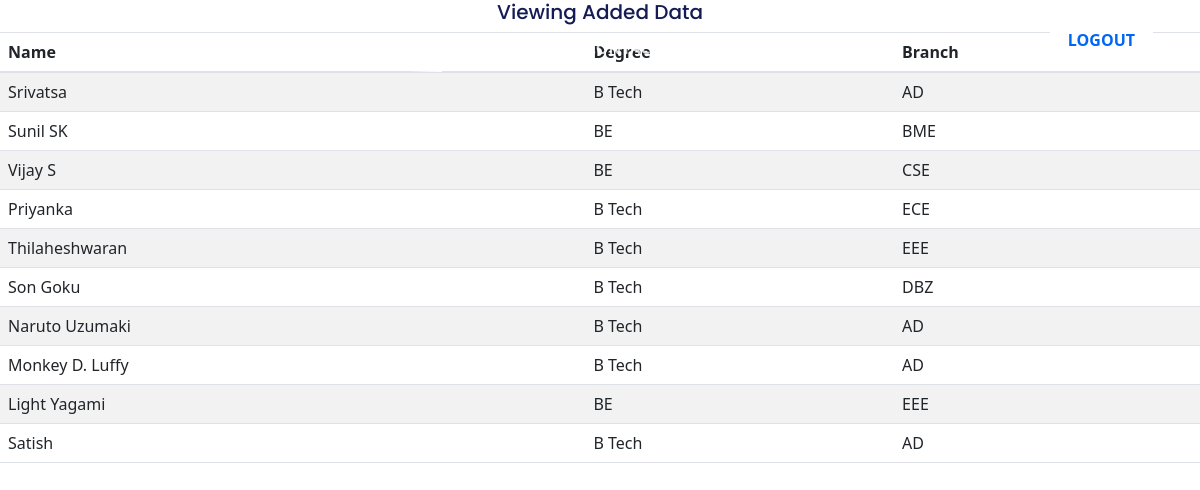
The app's page /viewer, older data.
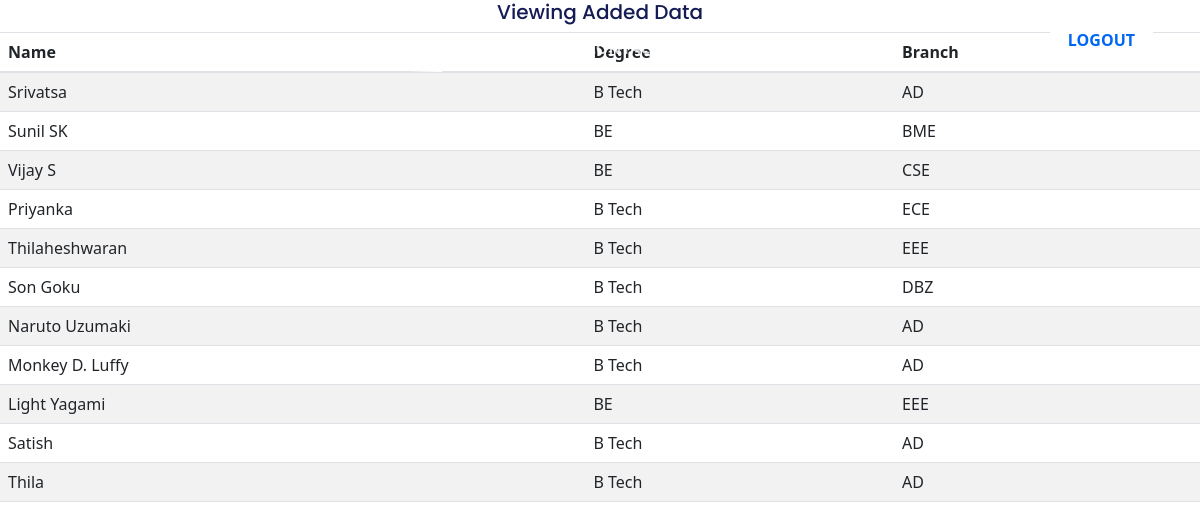
The same page, newer data.
### home/models.py (models this page shows)
class StudentInfo(models.Model):
    name = models.CharField(max_length=200, null=True)
    degree = models.CharField(max_length=200, null=True)
    branch = models.CharField(max_length=200, null=True)
    degreePercentage = models.CharField(max_length=200,null=True)
    yop = models.CharField(max_length=200,null=True)
    linkedin = models.CharField(max_length=200, null=True)
    contact = models.CharField(max_length=200, null=True)
    placementStatus = models.BooleanField(default=False)

### home/views.py (the view)
# urls.py: path('viewer', views.DataViewer, name='viewer'),
def DataViewer(request):
    if request.method == 'POST':
        pass
    else:
        details = StudentInfo.objects.all()
        context = {'details': details}
        return render(request, 'home/viewer.html', context)

### home/templates/home/viewer.html (shortened to what this page needs)
{% extends "base.html" %}
{% block content %}
{% load static %}
<div class="details">
  <div id="personal_details" class="subform">
    <h5 class="d-flex justify-content-center" style="color: #151B54;">Viewing Added Data</h5>
    <div class="table-responsive">
      <table class="table table-striped">
        <thead>
          <tr>
            <th>Name</th>
            <th>Degree</th>
            <th>Branch</th>
          </tr>
        </thead>
        <tbody>
          {% for detail in details %}
          <tr>
            <td>{{ detail.name }}</td>
            <td>{{ detail.degree }}</td>
            <td>{{ detail.branch }}</td>
          </tr>
          {% empty %}
          <tr>
            <td colspan="3">No Data Found</td>
          </tr>
          {% endfor %}
        </tbody>
      </table>
    </div>
  </div>
</div>
{% endblock %}

### static/templates/base.html (shortened to what this page needs)
{% load static %}
<html>
<head>
    <link rel="stylesheet" href="{% static 'css/magnific-popup.css'%}">
    <link rel="stylesheet" href="{% static 'css/slick.css'%}">
    <link rel="stylesheet" href="{% static 'css/LineIcons.css'%}">
    <link rel="stylesheet" href="{% static 'css/bootstrap.min.css'%}">
    <link rel="stylesheet" href="{% static 'css/default.css'%}">
    <link rel="stylesheet" href="{% static 'css/style.css'%}">
    <link href="https://cdn.jsdelivr.net/npm/bootstrap@5.2.3/dist/css/bootstrap.min.css" rel="stylesheet">
    <link rel="stylesheet" href="https://cdnjs.cloudflare.com/ajax/libs/font-awesome/6.4.0/css/all.min.css" />
    <link href="https://cdn.jsdelivr.net/npm/bootstrap@5.3.0-alpha1/dist/css/bootstrap.min.css" rel="stylesheet"
>
</head>
<body>
      <section class="navbar-area">
        <div class="container">
            <div class="row">
                <div class="col-lg-12">
                    <nav class="navbar navbar-expand-lg">
                        <div class="collapse navbar-collapse sub-menu-bar" id="navbarTwo">
                            <ul class="navbar-nav m-auto">
                                <li class="nav-item active"><a class="page-scroll text-decoration-none" href="#home">Home</a></li>
                                <li class="nav-item"><a class="page-scroll text-decoration-none" href="#services">Services</a></li>
                                <li class="nav-item"><a class="page-scroll text-decoration-none" href="#contact">Contact</a></li>
                            </ul>
                        </div>
                        <div class="navbar-btn d-none d-sm-inline-block">
                            <ul>
                                <li><a class="solid text-decoration-none" href="{% url 'logout' %}">Logout</a></li>
                            </ul>
                        </div>
                    </nav>
                </div>
            </div>
        </div>
    </section>
    {% block content %} {% endblock %}
</body>
</html>

Row changes from the older to the newer data that the page shows:
added StudentInfo: name "Thila", degree "B Tech", branch "AD"
